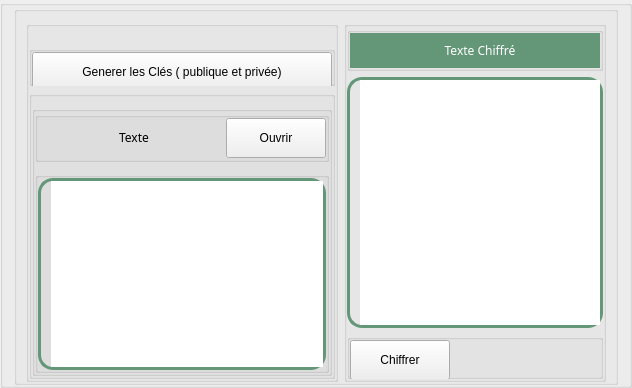
                 <widget class="QGroupBox" name="groupBox_6">
                  <property name="title">
                   <string/>
                  </property>
                  <layout class="QGridLayout" name="gridLayout_7">
                   <property name="topMargin">
                    <number>0</number>
                   </property>
                   <property name="bottomMargin">
                    <number>0</number>
                   </property>
                   <item row="0" column="0">
                    <layout class="QVBoxLayout" name="verticalLayout_6">
                     <item>
                      <widget class="QGroupBox" name="groupBox_8">
                       <property name="title">
                        <string/>
                       </property>
                       <layout class="QGridLayout" name="gridLayout_9">
                        <property name="bottomMargin">
                         <number>0</number>
                        </property>
                        <item row="0" column="0">
                         <layout class="QHBoxLayout" name="horizontalLayout_emission" stretch="1,1">
                          <item>
                           <widget class="QGroupBox" name="groupBox_11">
                            <property name="title">
                             <string/>
                            </property>
                            <layout class="QGridLayout" name="gridLayout_10">
                             <property name="leftMargin">
                              <number>0</number>
                             </property>
                             <property name="topMargin">
                              <number>0</number>
                             </property>
                             <property name="rightMargin">
                              <number>0</number>
                             </property>
                             <property name="bottomMargin">
                              <number>0</number>
                             </property>
                             <item row="0" column="0">
                              <layout class="QVBoxLayout" name="verticalLayout_7">
                               <property name="spacing">
                                <number>5</number>
                               </property>
                               <item>
                                <widget class="QLabel" name="label_5">
                                 <property name="text">
                                  <string/>
                                 </property>
                                </widget>
                               </item>
                               <item>
                                <widget class="QGroupBox" name="groupBox_15">
                                 <property name="maximumSize">
                                  <size>
                                   <width>16777215</width>
                                   <height>40</height>
                                  </size>
                                 </property>
                                 <property name="title">
                                  <string/>
                                 </property>
                                 <layout class="QGridLayout" name="gridLayout_12">
                                  <property name="leftMargin">
                                   <number>0</number>
                                  </property>
                                  <property name="topMargin">
                                   <number>0</number>
                                  </property>
                                  <property name="rightMargin">
                                   <number>0</number>
                                  </property>
                                  <property name="bottomMargin">
                                   <number>0</number>
                                  </property>
                                  <item row="0" column="0">
                                   <layout class="QHBoxLayout" name="horizontalLayout_5">
                                    <property name="spacing">
                                     <number>10</number>
                                    </property>
                                    <item>
                                     <widget class="QPushButton" name="pushButton_generer_cle">
                                      <property name="minimumSize">
                                       <size>
                                        <width>300</width>
                                        <height>40</height>
                                       </size>
                                      </property>
                                      <property name="maximumSize">
                                       <size>
                                        <width>16777215</width>
                                        <height>40</height>
                                       </size>
                                      </property>
                                      <property name="styleSheet">
                                       <string notr="true"/>
                                      </property>
                                      <property name="text">
                                       <string>Generer les Clés ( publique et privée)</string>
                                      </property>
                                     </widget>
                                    </item>
                                   </layout>
                                  </item>
                                 </layout>
                                </widget>
                               </item>
                               <item>
                                <widget class="QGroupBox" name="groupBox_14">
                                 <property name="title">
                                  <string/>
                                 </property>
                                 <layout class="QGridLayout" name="gridLayout_13">
                                  <property name="leftMargin">
                                   <number>0</number>
                                  </property>
                                  <property name="rightMargin">
                                   <number>0</number>
                                  </property>
                                  <property name="bottomMargin">
                                   <number>0</number>
                                  </property>
                                  <item row="0" column="0">
                                   <layout class="QHBoxLayout" name="horizontalLayout_6">
                                    <property name="spacing">
                                     <number>10</number>
                                    </property>
                                    <item>
                                     <widget class="QGroupBox" name="groupBox_17">
                                      <property name="minimumSize">
                                       <size>
                                        <width>100</width>
                                        <height>0</height>
                                       </size>
                                      </property>
                                      <property name="title">
                                       <string/>
                                      </property>
                                      <layout class="QGridLayout" name="gridLayout_15">
                                       <property name="leftMargin">
                                        <number>0</number>
                                       </property>
                                       <property name="topMargin">
                                        <number>0</number>
                                       </property>
                                       <property name="rightMargin">
                                        <number>0</number>
                                       </property>
                                       <property name="bottomMargin">
                                        <number>0</number>
                                       </property>
                                       <item row="0" column="0">
                                        <layout class="QVBoxLayout" name="verticalLayout_9">
                                         <property name="spacing">
                                          <number>10</number>
                                         </property>
                                         <item>
                                          <widget class="QGroupBox" name="groupBox_19">
                                           <property name="minimumSize">
                                            <size>
                                             <width>0</width>
                                             <height>50</height>
                                            </size>
                                           </property>
                                           <property name="title">
                                            <string/>
                                           </property>
                                           <layout class="QGridLayout" name="gridLayout_18">
                                            <property name="leftMargin">
                                             <number>0</number>
                                            </property>
                                            <property name="topMargin">
                                             <number>0</number>
                                            </property>
                                            <property name="rightMargin">
                                             <number>0</number>
                                            </property>
                                            <property name="bottomMargin">
                                             <number>0</number>
                                            </property>
                                            <item row="0" column="0">
                                             <layout class="QHBoxLayout" name="horizontalLayout_8">
                                              <item>
                                               <widget class="QLabel" name="label_7">
                                                <property name="minimumSize">
                                                 <size>
                                                  <width>0</width>
                                                  <height>35</height>
                                                 </size>
                                                </property>
                                                <property name="maximumSize">
                                                 <size>
                                                  <width>16777215</width>
                                                  <height>35</height>
                                                 </size>
                                                </property>
                                                <property name="styleSheet">
                                                 <string notr="true">border-width:0px;
font: 12pt &quot;Arial Black&quot;;
font-family:bold;

padding-left:10px;



</string>
                                                </property>
                                                <property name="text">
                                                 <string>Texte</string>
                                                </property>
                                                <property name="alignment">
                                                 <set>Qt::AlignCenter</set>
                                                </property>
                                               </widget>
                                              </item>
                                              <item>
                                               <widget class="QPushButton" name="pushButton_ouvrir_fichier_clair">
                                                <property name="minimumSize">
                                                 <size>
                                                  <width>100</width>
                                                  <height>40</height>
                                                 </size>
                                                </property>
                                                <property name="maximumSize">
                                                 <size>
                                                  <width>100</width>
                                                  <height>40</height>
                                                 </size>
                                                </property>
                                                <property name="styleSheet">
                                                 <string notr="true"/>
                                                </property>
                                                <property name="text">
                                                 <string>Ouvrir</string>
                                                </property>
                                               </widget>
                                              </item>
                                             </layout>
                                            </item>
                                           </layout>
                                          </widget>
                                         </item>
                                         <item>
                                          <widget class="QGroupBox" name="groupBox_entrer_texte">
                                           <property name="minimumSize">
                                            <size>
                                             <width>0</width>
                                             <height>50</height>
                                            </size>
                                           </property>
                                           <property name="title">
                                            <string/>
                                           </property>
                                           <layout class="QGridLayout" name="gridLayout_21">
                                            <property name="leftMargin">
                                             <number>0</number>
                                            </property>
                                            <property name="topMargin">
                                             <number>0</number>
                                            </property>
                                            <property name="rightMargin">
                                             <number>0</number>
                                            </property>
                                            <property name="bottomMargin">
                                             <number>0</number>
                                            </property>
                                            <item row="0" column="0">
                                             <layout class="QHBoxLayout" name="horizontalLayout_10">
                                              <item>
                                               <widget class="QTextEdit" name="textEdit_entrer_texte">
                                                <property name="styleSheet">
                                                 <string notr="true">border-width:0px;
font: 12pt &quot;Arial Black&quot;;
font-family:bold;

padding-left:10px;
color: rgba(25, 25, 25,255);

border-width:3px;
	border-style:solid;
	border-color:rgba(128, 135, 223,255);
	border-radius:15px;

border-color:rgba(100, 150, 120,255);



</string>
                                                </property>
                                                <property name="html">
                                                 <string>&lt;!DOCTYPE HTML PUBLIC &quot;-//W3C//DTD HTML 4.0//EN&quot; &quot;http://www.w3.org/TR/REC-html40/strict.dtd&quot;&gt;
&lt;html&gt;&lt;head&gt;&lt;meta name=&quot;qrichtext&quot; content=&quot;1&quot; /&gt;&lt;style type=&quot;text/css&quot;&gt;
p, li { white-space: pre-wrap; }
&lt;/style&gt;&lt;/head&gt;&lt;body style=&quot; font-family:'12'; font-size:12pt; font-weight:400; font-style:normal;&quot;&gt;
&lt;p style=&quot;-qt-paragraph-type:empty; margin-top:0px; margin-bottom:0px; margin-left:0px; margin-right:0px; -qt-block-indent:0; text-indent:0px;&quot;&gt;&lt;br /&gt;&lt;/p&gt;&lt;/body&gt;&lt;/html&gt;</string>
                                                </property>
                                               </widget>
                                              </item>
                                             </layout>
                                            </item>
                                           </layout>
                                          </widget>
                                         </item>
                                        </layout>
                                       </item>
                                      </layout>
                                     </widget>
                                    </item>
                                   </layout>
                                  </item>
                                 </layout>
                                </widget>
                               </item>
                              </layout>
                             </item>
                            </layout>
                           </widget>
                          </item>
                          <item>
                           <widget class="QGroupBox" name="groupBox_12">
                            <property name="minimumSize">
                             <size>
                              <width>0</width>
                              <height>0</height>
                             </size>
                            </property>
                            <property name="title">
                             <string/>
                            </property>
                            <layout class="QGridLayout" name="gridLayout_16">
                             <property name="leftMargin">
                              <number>0</number>
                             </property>
                             <property name="topMargin">
                              <number>0</number>
                             </property>
                             <property name="rightMargin">
                              <number>0</number>
                             </property>
                             <property name="bottomMargin">
                              <number>0</number>
                             </property>
                             <item row="0" column="0">
                              <layout class="QVBoxLayout" name="verticalLayout_10">
                               <item>
                                <widget class="QGroupBox" name="groupBox_16">
                                 <property name="minimumSize">
                                  <size>
                                   <width>0</width>
                                   <height>0</height>
                                  </size>
                                 </property>
                                 <property name="title">
                                  <string/>
                                 </property>
                                 <layout class="QGridLayout" name="gridLayout_22">
                                  <property name="leftMargin">
                                   <number>0</number>
                                  </property>
                                  <property name="topMargin">
                                   <number>0</number>
                                  </property>
                                  <property name="rightMargin">
                                   <number>0</number>
                                  </property>
                                  <property name="bottomMargin">
                                   <number>0</number>
                                  </property>
                                  <item row="0" column="0">
                                   <layout class="QHBoxLayout" name="horizontalLayout_3">
                                    <item>
                                     <widget class="QLabel" name="label_8">
                                      <property name="minimumSize">
                                       <size>
                                        <width>0</width>
                                        <height>35</height>
                                       </size>
                                      </property>
                                      <property name="maximumSize">
                                       <size>
                                        <width>16777215</width>
                                        <height>35</height>
                                       </size>
                                      </property>
                                      <property name="styleSheet">
                                       <string notr="true">border-width:0px;
font: 12pt &quot;Arial Black&quot;;
font-family:bold;
color: rgba(255, 255, 255,255);
padding-left:10px;
background-color: rgba(128, 135, 223,255);

background-color: rgba(100, 150, 120,255);




</string>
                                      </property>
                                      <property name="text">
                                       <string>Texte Chiffré</string>
                                      </property>
                                      <property name="alignment">
                                       <set>Qt::AlignCenter</set>
                                      </property>
                                     </widget>
                                    </item>
                                   </layout>
                                  </item>
                                 </layout>
                                </widget>
                               </item>
                               <item>
                                <widget class="QTextBrowser" name="textBrowser_cryptogramme">
                                 <property name="styleSheet">
                                  <string notr="true">border-width:0px;
font: 12pt &quot;Arial Black&quot;;
font-family:bold;

padding-left:10px;
color: rgba(25, 25, 25,255);

border-width:3px;
	border-style:solid;
	border-color:rgba(128, 135, 223,255);
	border-radius:15px;


border-color:rgba(100, 150, 120,255);
</string>
                                 </property>
                                 <property name="html">
                                  <string>&lt;!DOCTYPE HTML PUBLIC &quot;-//W3C//DTD HTML 4.0//EN&quot; &quot;http://www.w3.org/TR/REC-html40/strict.dtd&quot;&gt;
&lt;html&gt;&lt;head&gt;&lt;meta name=&quot;qrichtext&quot; content=&quot;1&quot; /&gt;&lt;style type=&quot;text/css&quot;&gt;
p, li { white-space: pre-wrap; }
&lt;/style&gt;&lt;/head&gt;&lt;body style=&quot; font-family:'12'; font-size:12pt; font-weight:400; font-style:normal;&quot;&gt;
&lt;p style=&quot;-qt-paragraph-type:empty; margin-top:0px; margin-bottom:0px; margin-left:0px; margin-right:0px; -qt-block-indent:0; text-indent:0px;&quot;&gt;&lt;br /&gt;&lt;/p&gt;&lt;/body&gt;&lt;/html&gt;</string>
                                 </property>
                                </widget>
                               </item>
                               <item>
                                <widget class="QGroupBox" name="groupBox_18">
                                 <property name="maximumSize">
                                  <size>
                                   <width>16777215</width>
                                   <height>45</height>
                                  </size>
                                 </property>
                                 <property name="title">
                                  <string/>
                                 </property>
                                 <layout class="QGridLayout" name="gridLayout_17">
                                  <property name="leftMargin">
                                   <number>0</number>
                                  </property>
                                  <property name="topMargin">
                                   <number>0</number>
                                  </property>
                                  <property name="rightMargin">
                                   <number>0</number>
                                  </property>
                                  <property name="bottomMargin">
                                   <number>0</number>
                                  </property>
                                  <item row="0" column="0">
                                   <layout class="QHBoxLayout" name="horizontalLayout_7">
                                    <item>
                                     <widget class="QPushButton" name="pushButton_chiffrer">
                                      <property name="minimumSize">
                                       <size>
                                        <width>100</width>
                                        <height>40</height>
                                       </size>
                                      </property>
                                      <property name="maximumSize">
                                       <size>
                                        <width>100</width>
                                        <height>40</height>
                                       </size>
                                      </property>
                                      <property name="styleSheet">
                                       <string notr="true"/>
                                      </property>
                                      <property name="text">
                                       <string>Chiffrer</string>
                                      </property>
                                     </widget>
                                    </item>
                                    <item>
                                     <widget class="QLabel" name="label_10">
                                      <property name="text">
                                       <string/>
                                      </property>
                                     </widget>
                                    </item>
                                   </layout>
                                  </item>
                                 </layout>
                                </widget>
                               </item>
                              </layout>
                             </item>
                            </layout>
                           </widget>
                          </item>
                         </layout>
                        </item>
                       </layout>
                      </widget>
                     </item>
                    </layout>
                   </item>
                  </layout>
                 </widget>
